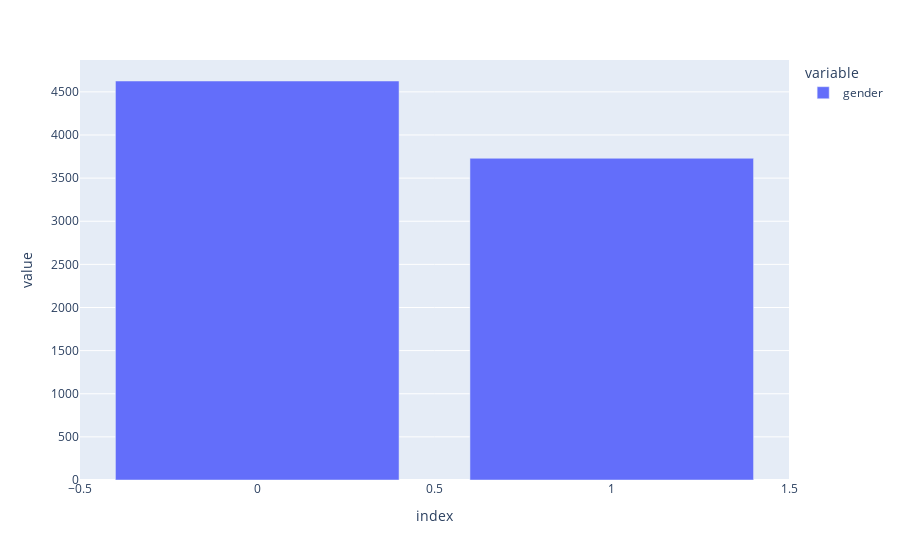

Notebook source saved alongside this figure:
### Code cell
#проверим, что количество мужчин и женщин такое же, как в части 1
data = result_df_2.groupby('gender')[['gender']].count()
data.columns = ['gender']
fig = px.bar(data)
fig.show()

### Figure 1 — Plotly figure (JSON) as saved in the notebook; plotly's stock layout.template omitted (floating-point values rounded to 4 significant figures)
{"data": [{"alignmentgroup": "True", "hovertemplate": "variable=gender<br>index=%{x}<br>value=%{y}<extra></extra>", "legendgroup": "gender", "marker": {"color": "#636efa", "pattern": {"shape": ""}}, "name": "gender", "offsetgroup": "gender", "orientation": "v", "showlegend": true, "textposition": "auto", "x": [0.0, 1.0], "xaxis": "x", "y": [4626, 3730], "yaxis": "y", "type": "bar"}], "layout": {"xaxis": {"anchor": "y", "domain": [0.0, 1.0], "title": {"text": "index"}}, "yaxis": {"anchor": "x", "domain": [0.0, 1.0], "title": {"text": "value"}}, "legend": {"title": {"text": "variable"}, "tracegroupgap": 0}, "margin": {"t": 60}, "barmode": "relative"}}
